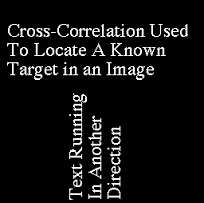
%> input picture Prácticas/Imágenes/text.tif, 204 x 203 px
$ octave Ejercicio_3a.m   (GNU Octave 9; MATLAB toolbox functions it lacks are replaced by stand-ins)
%> lines starting %> are read from the running program, lines starting %| are printed output that depends on the picture; in (x1, y1, x2, y2) boxes, pixels count from 0 and x2, y2 are one past the last pixel; in counts of white or black regions, pixels touching at a corner belong together; the program's own positions count from 1
I = imread('text.tif');
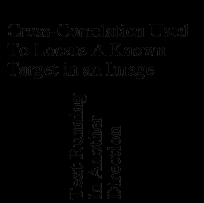
%> I: size 203x204 uint8; min 0, max 41, mean 1.5

imshow(I)

% Arrays para los valores de
% las columnas y las filas
c = [90, 16];
r = [197, 67];

J = bwselect(I,c,r,8);
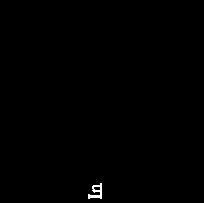
%> J: size 203x204 logical; 0.26% white in thin lines or dots, all inside (x1, y1, x2, y2) = (88, 183, 102, 199)

figure, imshow(J)

$ run again, with Prácticas/Imágenes/BRAIN_RT.TIF copied over Prácticas/Imágenes/text.tif
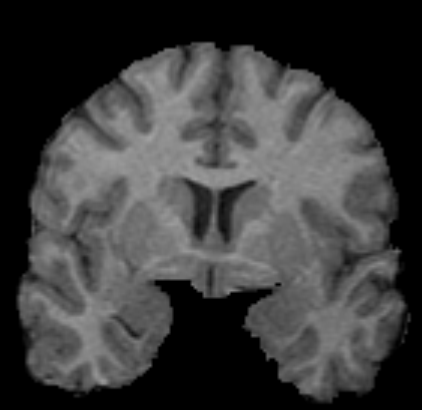
%> input picture Prácticas/Imágenes/BRAIN_RT.TIF, 422 x 410 px
%> I is the input picture: size 410x422 uint8; min 0, max 163, mean 60.1
%> `J = bwselect(I,c,r,8);`:
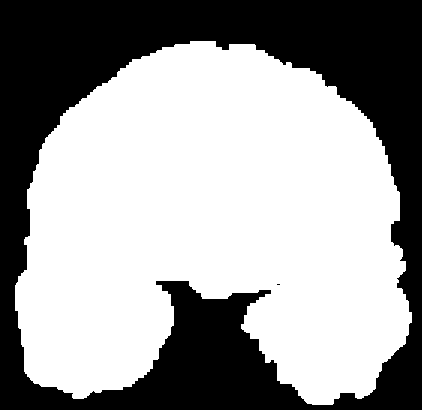
%> J: size 410x422 logical; 61.2% white; 2 black regions (1 under 20 px), largest, box (x1, y1, x2, y2) and area: (0, 0, 422, 410) 67173
